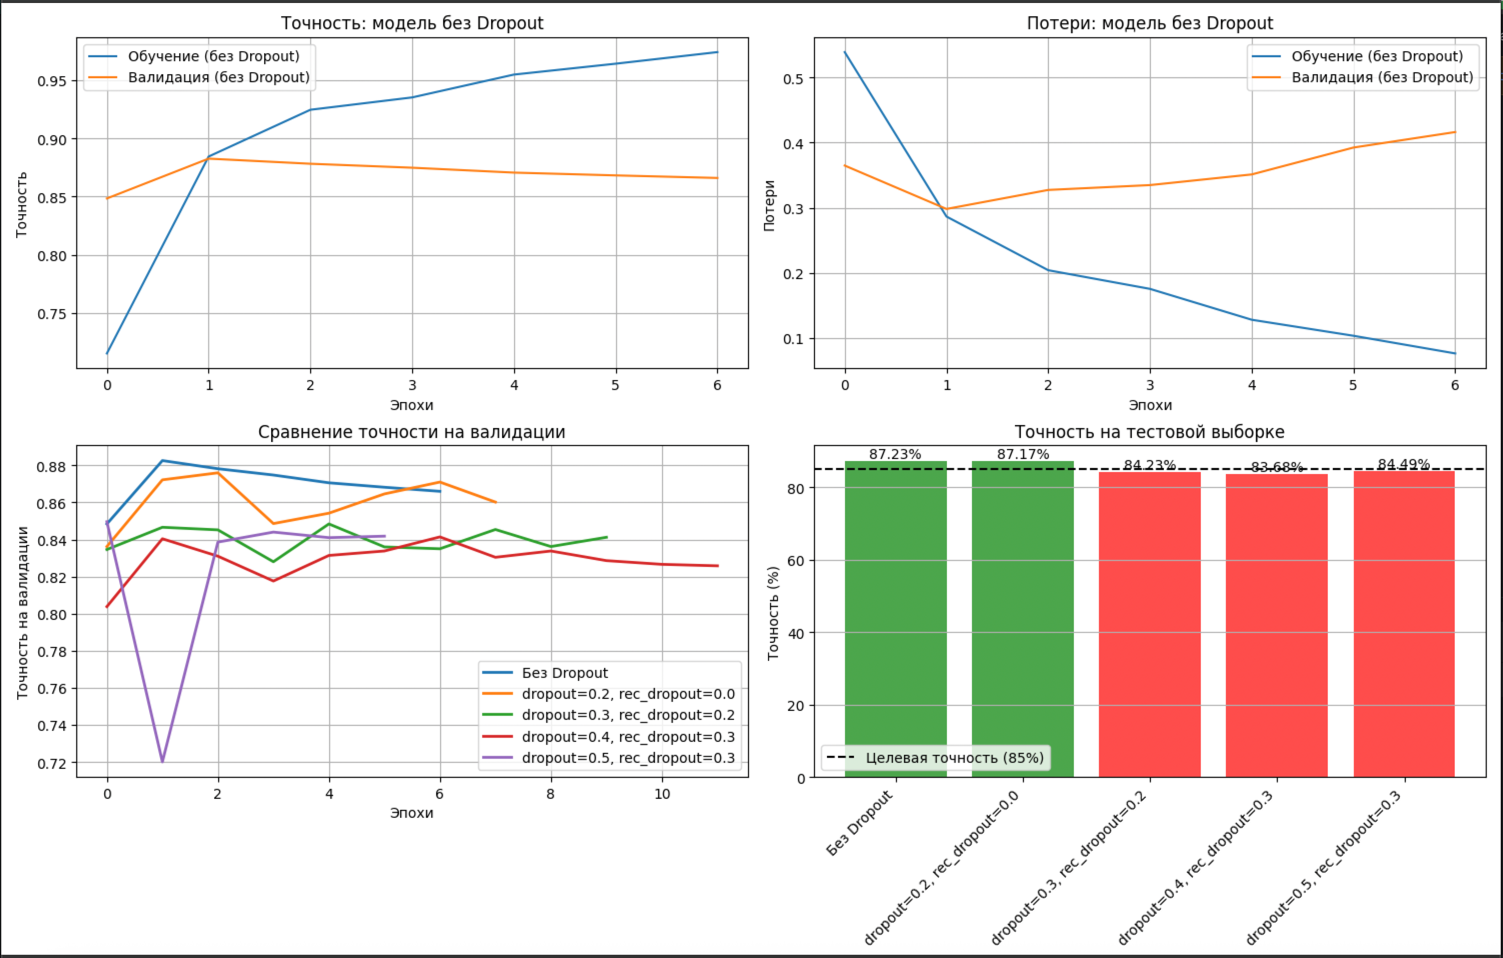

Source code (Python):
import tensorflow as tf
from keras import Sequential
from keras.callbacks import EarlyStopping
from keras.layers import Embedding, LSTM, Dense, Dropout
import ssl
import matplotlib
matplotlib.use('TkAgg')
import matplotlib.pyplot as plt
import numpy as np

ssl._create_default_https_context = ssl._create_unverified_context


def load_and_preprocess_imdb(num_words=10000, maxlen=500):
    (x_train, y_train), (x_test, y_test) = tf.keras.datasets.imdb.load_data(num_words=num_words)
    
    x_train = tf.keras.preprocessing.sequence.pad_sequences(x_train, maxlen=maxlen)
    x_test = tf.keras.preprocessing.sequence.pad_sequences(x_test, maxlen=maxlen)
    
    x_val = x_train[:5000]
    y_val = y_train[:5000]
    x_train_final = x_train[5000:]
    y_train_final = y_train[5000:]
    
    return (x_train_final, y_train_final), (x_val, y_val), (x_test, y_test)


def create_lstm_model(use_dropout=False, dropout_rate=0.2, recurrent_dropout=0.2, embedding_dim=128, lstm_units=64):
    model = Sequential()
    model.add(Embedding(10000, embedding_dim, input_length=500))
    
    if use_dropout:
        model.add(LSTM(lstm_units, dropout=dropout_rate, recurrent_dropout=recurrent_dropout))
    else:
        model.add(LSTM(lstm_units))
    
    if use_dropout:
        model.add(Dropout(dropout_rate))
    
    model.add(Dense(1, activation='sigmoid'))
    
    model.compile(
        optimizer='adam',
        loss='binary_crossentropy',
        metrics=['accuracy']
    )
    
    return model


def train_model(model, x_train, y_train, x_val, y_val, epochs=20):
    early_stop = EarlyStopping(
        monitor='val_accuracy',
        patience=5,
        restore_best_weights=True,
        verbose=1
    )
    
    history = model.fit(
        x_train, y_train,
        epochs=epochs,
        batch_size=128,
        validation_data=(x_val, y_val),
        callbacks=[early_stop],
        verbose=1
    )
    
    return history


def main():
    print("Практическая работа №4")
    print("Исследование рекуррентной нейронной сети для классификации отзывов IMDB\n")
    
    print("Загрузка данных IMDB...")
    (x_train, y_train), (x_val, y_val), (x_test, y_test) = load_and_preprocess_imdb()
    
    print(f"Размер обучающей выборки: {x_train.shape}")
    print(f"Размер валидационной выборки: {x_val.shape}")
    print(f"Размер тестовой выборки: {x_test.shape}\n")
    
    print("Эксперимент 1: Обучение модели БЕЗ Dropout")
    model_no_dropout = create_lstm_model(use_dropout=False)
    print("\nАрхитектура модели:")
    model_no_dropout.summary()
    
    history_no_dropout = train_model(
        model_no_dropout, x_train, y_train, x_val, y_val, epochs=20
    )
    
    _, test_acc_no_dropout = model_no_dropout.evaluate(
        x_test, y_test, verbose=0
    )
    print(f"\nТочность на тестовой выборке (без Dropout): {test_acc_no_dropout * 100:.2f}%")
    
    dropout_configs = [
        {'dropout': 0.2, 'recurrent_dropout': 0.0},
        {'dropout': 0.3, 'recurrent_dropout': 0.2},
        {'dropout': 0.4, 'recurrent_dropout': 0.3},
        {'dropout': 0.5, 'recurrent_dropout': 0.3},
    ]
    results_with_dropout = {}
    
    print("Эксперимент 2: Обучение модели С Dropout")
    for i, config in enumerate(dropout_configs, 1):
        print(f"\n--- Обучение с Dropout={config['dropout']}, RecurrentDropout={config['recurrent_dropout']} ---")
        model_with_dropout = create_lstm_model(
            use_dropout=True, 
            dropout_rate=config['dropout'],
            recurrent_dropout=config['recurrent_dropout']
        )
        
        history_with_dropout = train_model(
            model_with_dropout, x_train, y_train, x_val, y_val, epochs=20
        )
        
        _, test_acc = model_with_dropout.evaluate(x_test, y_test, verbose=0)
        config_key = f"dropout={config['dropout']}, rec_dropout={config['recurrent_dropout']}"
        results_with_dropout[config_key] = {
            'model': model_with_dropout,
            'history': history_with_dropout,
            'test_accuracy': test_acc,
            'dropout': config['dropout'],
            'recurrent_dropout': config['recurrent_dropout']
        }
        print(f"Точность на тестовой выборке ({config_key}): {test_acc * 100:.2f}%")
    
    print("СРАВНЕНИЕ РЕЗУЛЬТАТОВ")
    print(f"Без Dropout: {test_acc_no_dropout * 100:.2f}%")
    for config_key, result in results_with_dropout.items():
        print(f"С Dropout ({config_key}): {result['test_accuracy'] * 100:.2f}%")
    
    all_results = [('Без Dropout', test_acc_no_dropout)]
    all_results.extend([(config_key, result['test_accuracy']) 
                       for config_key, result in results_with_dropout.items()])
    best_config, best_acc = max(all_results, key=lambda x: x[1])
    
    print(f"\nЛучший результат: {best_config} - {best_acc * 100:.2f}%")
    
    plt.figure(figsize=(15, 10))
    
    plt.subplot(2, 2, 1)
    plt.plot(history_no_dropout.history['accuracy'], label='Обучение (без Dropout)')
    plt.plot(history_no_dropout.history['val_accuracy'], label='Валидация (без Dropout)')
    plt.title('Точность: модель без Dropout')
    plt.xlabel('Эпохи')
    plt.ylabel('Точность')
    plt.legend()
    plt.grid(True)
    
    plt.subplot(2, 2, 2)
    plt.plot(history_no_dropout.history['loss'], label='Обучение (без Dropout)')
    plt.plot(history_no_dropout.history['val_loss'], label='Валидация (без Dropout)')
    plt.title('Потери: модель без Dropout')
    plt.xlabel('Эпохи')
    plt.ylabel('Потери')
    plt.legend()
    plt.grid(True)
    
    plt.subplot(2, 2, 3)
    plt.plot(history_no_dropout.history['val_accuracy'], label='Без Dropout', linewidth=2)
    for config_key, result in results_with_dropout.items():
        plt.plot(result['history'].history['val_accuracy'], 
                label=config_key, linewidth=2)
    plt.title('Сравнение точности на валидации')
    plt.xlabel('Эпохи')
    plt.ylabel('Точность на валидации')
    plt.legend()
    plt.grid(True)
    
    plt.subplot(2, 2, 4)
    configs = ['Без Dropout'] + list(results_with_dropout.keys())
    accuracies = [test_acc_no_dropout] + [results_with_dropout[key]['test_accuracy'] 
                                          for key in results_with_dropout.keys()]
    colors = ['red' if acc < 0.85 else 'green' for acc in accuracies]
    bars = plt.bar(range(len(configs)), [acc * 100 for acc in accuracies], color=colors, alpha=0.7)
    plt.axhline(y=85, color='black', linestyle='--', label='Целевая точность (85%)')
    plt.title('Точность на тестовой выборке')
    plt.ylabel('Точность (%)')
    plt.xticks(range(len(configs)), configs, rotation=45, ha='right')
    plt.legend()
    plt.grid(True, axis='y')
    
    for bar, acc in zip(bars, accuracies):
        height = bar.get_height()
        plt.text(bar.get_x() + bar.get_width()/2., height,
                f'{acc*100:.2f}%',
                ha='center', va='bottom')
    
    plt.tight_layout()
    plt.show()
    
    print("АНАЛИЗ РЕЗУЛЬТАТОВ")
    print("\nЭффект Dropout:")
    if test_acc_no_dropout < max([r['test_accuracy'] for r in results_with_dropout.values()]):
        print("Dropout улучшил обобщающую способность модели. Это указывает на то, что модель без Dropout переобучалась")
    else:
        print("В данном случае Dropout не улучшил результаты. Возможно, модель не страдала от переобучения")
    
    print("\nОптимальный коэффициент Dropout:")
    best_dropout_config = max(results_with_dropout.items(), 
                           key=lambda x: x[1]['test_accuracy'])
    print(f"Лучшая конфигурация: {best_dropout_config[0]}")
    print(f"Точность с этой конфигурацией: "
          f"{best_dropout_config[1]['test_accuracy'] * 100:.2f}%")
    
    print("\nДостижение целевой точности (85%):")
    if best_acc >= 0.85:
        print(f"Целевая точность достигнута! ({best_acc * 100:.2f}%)")
    else:
        print(f"Целевая точность не достигнута. Лучший результат: {best_acc * 100:.2f}%")
        print("Рекомендации:")
        print("1) Увеличить количество эпох обучения\n2) Увеличить размер embedding или количество LSTM units\n3) Добавить больше LSTM слоев\n4) Попробовать другие оптимизаторы (например, Adam с learning rate decay)\n5) Увеличить размер словаря или maxlen последовательностей")


if __name__ == "__main__":
    main()
